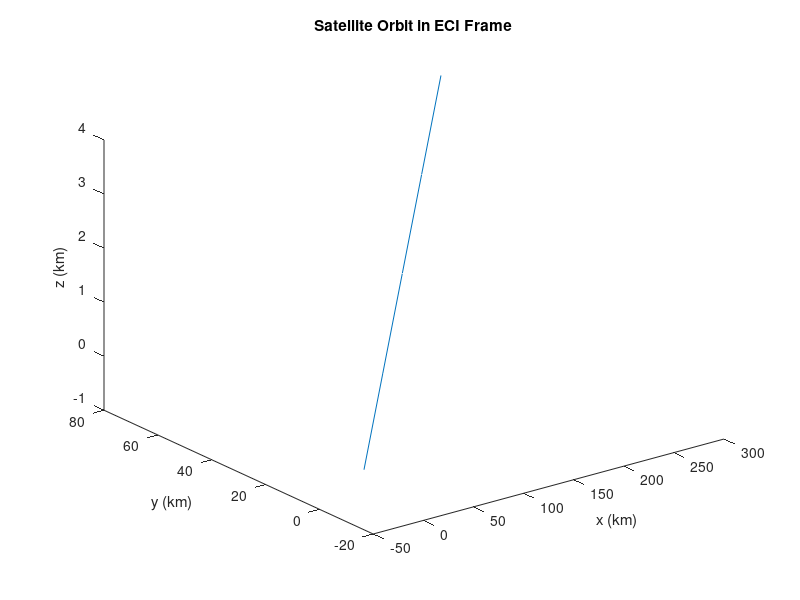

This chart was generated by the following MATLAB code:
clear; clc;

% Define gravitational parameter (km^3/s^2)
mu = 398600;

% Define orbital elements (classical)
a = input('Enter semi-major axis (km): ');
e = input('Enter eccentricity: ');
inc = deg2rad(input('Enter inclination (degrees): '));
RA = deg2rad(input('Enter right ascension of the ascending node (degrees): '));
w = deg2rad(input('Enter argument of perigee (degrees): '));
nu = deg2rad(input('Enter true anomaly (degrees): '));

% Convert to Cartesian state vector
r = a*(1-e^2)/(1+e*cos(nu));
x = r*(cos(RA)*cos(nu+w) - sin(RA)*sin(nu+w)*cos(inc));
y = r*(sin(RA)*cos(nu+w) + cos(RA)*sin(nu+w)*cos(inc));
z = r*sin(nu+w)*sin(inc);
vx = -sqrt(mu/a/(1-e^2))*sin(nu);
vy = sqrt(mu/a/(1-e^2))*(e+cos(nu));
vz = 0;

% Define initial state vector
X0 = [x, y, z, vx, vy, vz];

% Define time interval
t0 = 0;
tf = input('Enter final time (in seconds): ');
dt = input('Enter time step (in seconds): ');
t = linspace(t0, tf, dt);

% Define satellite motion function
dXdt = @(t,X) [X(4); X(5); X(6); -mu*X(1)/norm(X(1:3))^3; -mu*X(2)/norm(X(1:3))^3; -mu*X(3)/norm(X(1:3))^3];

% Integrate using ode45
[T, X] = ode45(dXdt, t, X0);

% Plot results in 3D
figure
plot3(X(:,1), X(:,2), X(:,3))
xlabel('x (km)'); ylabel('y (km)'); zlabel('z (km)');
title('Satellite Orbit in ECI Frame');
